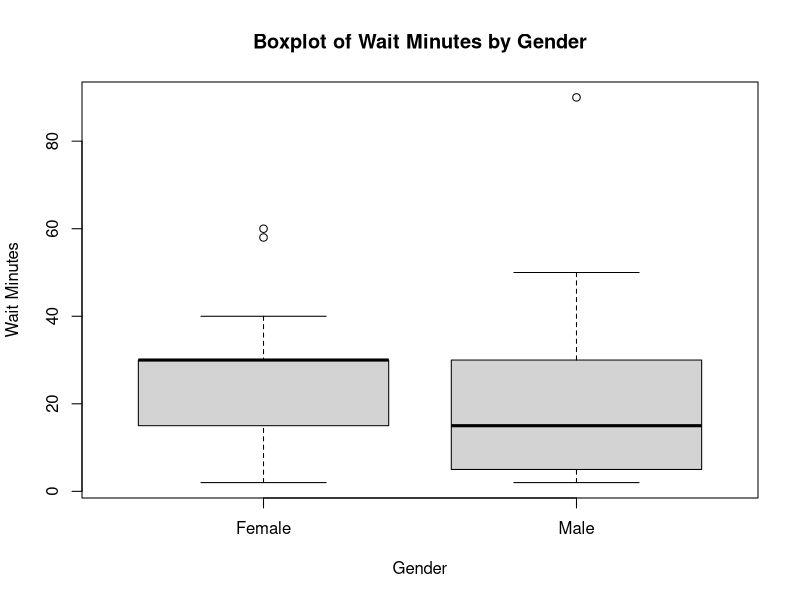

This figure's R source:
#1 

visit = read.csv("Telemedicine_extract.csv")

#2

#a

#------------------------------
#b

t.test(visit$WaitMinutes~visit$Gender, data=visit)

#we do not have evidence that suggests wait minutes is effected by gender

#---------------------------------
#c

summary(lm(visit$WaitMinutes~visit$Gender,data=visit))

#------------------
#d

boxplot(visit$WaitMinutes~visit$Gender, data=visit, 
        main = "Boxplot of Wait Minutes by Gender",
        xlab="Gender", 
        ylab="Wait Minutes")

dev.off()



